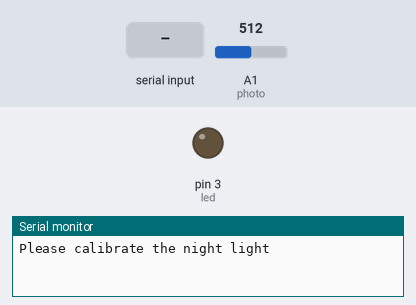
Recording of a sketch running on a simulated Arduino Uno, built with avr-gcc and run on an emulated ATmega328P. On the bench: output pins drawn as LEDs (lit = HIGH), the last lines printed to the serial monitor. The test bench sets the inputs (shaded band); at power-on: A1 (photo) = 512.

Above: at 0.9 s.
1.0 s: "90,45\n" received over Serial
2.9 s: A1 (photo) set to 94
4.4 s: A1 (photo) set to 84
At 5.4 s:
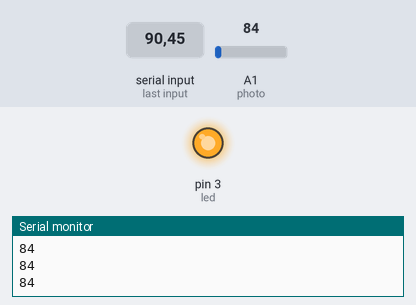
5.9 s: A1 (photo) set to 122
At 6.5 s:
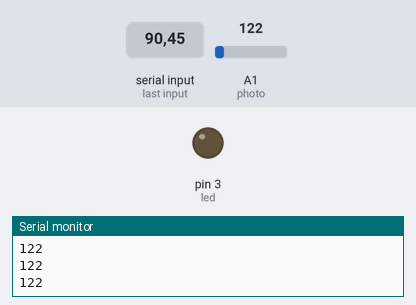
7.4 s: A1 (photo) set to 0
At 8.8 s:
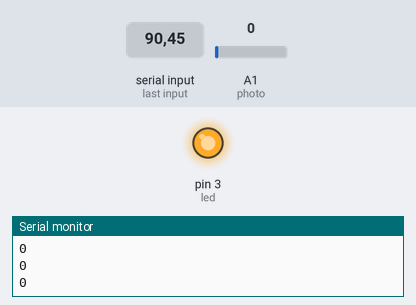
Timing chart, 0 to 9.9 s (numbered marks = the images above; inputs shaded):
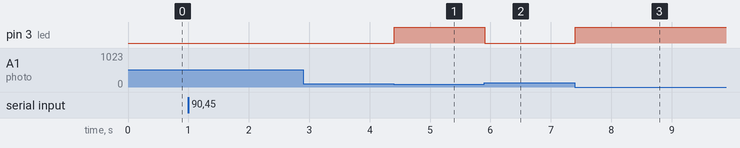

The sketch:

Code.ino
```cpp
int photo = A1;
int led = 3;
int calibrate = 0;

void setup() {
  pinMode(led, OUTPUT);
  digitalWrite(led, LOW);
  Serial.begin(9600);

  Serial.println("Please calibrate the night light");   //This part is optional, but it allows for greater
  while (calibrate <= 0) {                              //user control over what light level turns on the
    if (Serial.available() > 0) {                       //night light. You could instead just set calibrate
      calibrate = Serial.parseInt();                    //to a fixed value between 0 and 1023.
    }
  }

}

void loop() {
  int light = analogRead(photo);
  Serial.println(light);
  if (light < calibrate) {                              //Check with an if statement whether light levels
      digitalWrite(led, HIGH);                          //from the photoresistor are low enough to turn on
  }                                                     //the LED.

  else {                                                //If the light level is not low enough, then the
    digitalWrite(led, LOW);                             //LED is off.
  }
}
```

Measured:
- the behaviour switches between 90 and 89 on A1 (photo) (found by bisection; images 0 and 1)
- after the input at 4.4 s, pin 3 (led): LOW → HIGH at once
- after the input at 5.9 s, pin 3 (led): HIGH → LOW at once
- after the input at 7.4 s, pin 3 (led): LOW → HIGH at once
